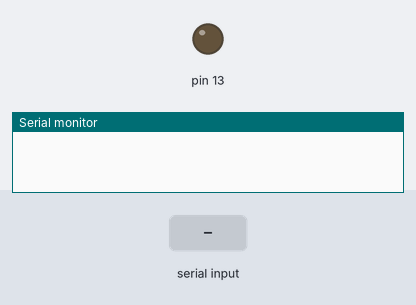
The sketch below on a simulated Arduino Uno, built with avr-gcc and run on an emulated ATmega328P. On the bench: output pins drawn as LEDs (lit = HIGH), the last lines printed to the serial monitor. Inputs (shaded band) come from the test bench.

Above: at 1.2 s.
1.3 s: "1" received over Serial
At 1.9 s:
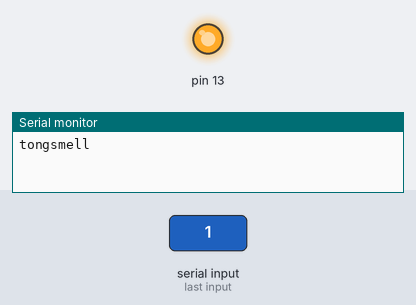
2.8 s: "0" received over Serial
At 4.2 s:
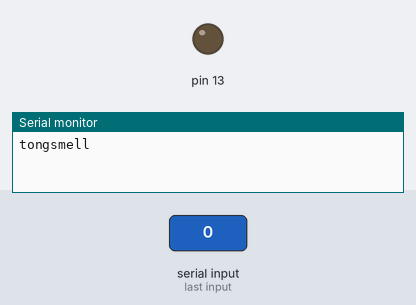
Timing chart, 0 to 5.8 s (numbered marks = the images above; inputs shaded):
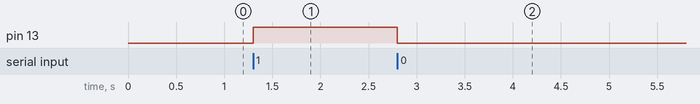

The sketch:

SerialPort.ino
```cpp
void setup()
{
  pinMode(13, OUTPUT);
  digitalWrite(13, LOW);

  Serial.begin(9600);
}

void loop()
{
 if(Serial.available() >0)
  {
    char letter = Serial.read();
    if(letter == '1')
    {
      digitalWrite(13, HIGH);
      Serial.write("tongsmell");
    }
    else if(letter == '0')
    {
      digitalWrite(13, LOW);
    }
  }
}
```

Measured:
- after the input at 1.3 s, pin 13: LOW → HIGH at once
- after the input at 2.8 s, pin 13: HIGH → LOW at once
